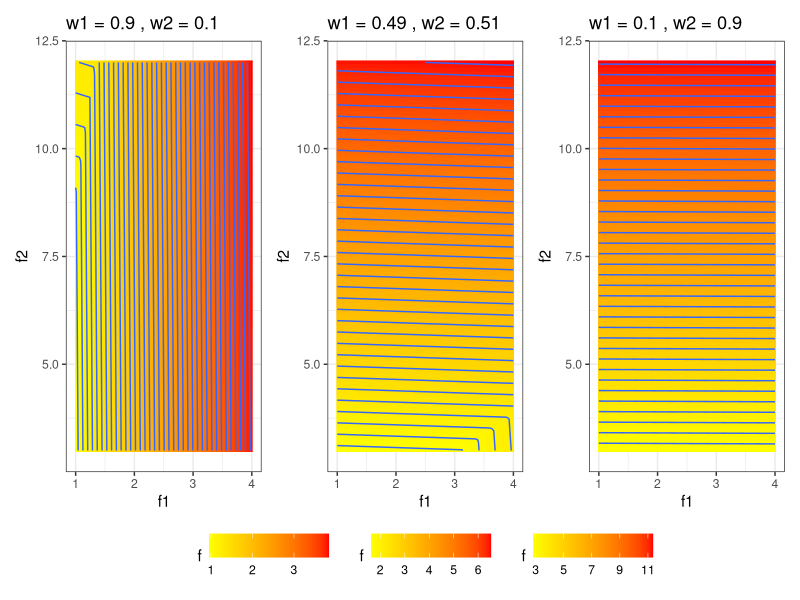

Reproduce this figure in R.
# ------------------------------------------------------------------------------
# multicrit

# FIG: generate a plot of the Pareto fronts
# ------------------------------------------------------------------------------

set.seed(1L)

library(ggplot2)
library(patchwork)
theme_set(theme_bw())

# ------------------------------------------------------------------------------

res = 100
x_range = c(0,3)

# we need an equidistant grid on y1,y2 for ggplot2, therefore we use inverted functions
# only works if fun1 and fun2 are not correlated
fun2 = function(x) 3 * (x - 2)^2
fun2_inv = function(y) 2 + sqrt(y)/sqrt(3) # only for x positive!

fun1 = function(x) (x - 1)^2
fun1_inv = function(y) 1 + sqrt(y) # only for x positive!

y1_range = fun1(x_range)
y2_range = fun2(x_range)

y1_seq = do.call(seq, c(as.list(y1_range), length.out = res))
y2_seq = do.call(seq, c(as.list(y2_range), length.out = res))

x1_seq = fun1_inv(y1_seq)
x2_seq = fun2_inv(y2_seq)

tscheb = function(y1, y2, w1, w2, rho = 0.05) {
  max(y1*w1, y2*w2) + rho*(y1*w1 + y2*w2)
}

xgrid = expand.grid(y1=y1_seq, y2=y2_seq)

plotSpace = function(w1, w2) {

  if (FALSE) {
    w1 = 0.1; w2 = 0.9
  }

  x = xgrid

  x$f = mapply(tscheb, y1 = x$y1, y2 = x$y2, MoreArgs = list(w1 = w1, w2 = w2))

  g = ggplot(x, aes(x = y1, y = y2, fill = f, z = f))
  g = g + geom_raster() + geom_contour(bins = 40)
  g = g + theme(legend.position = "None")
  g = g + scale_fill_gradientn(colours=c("yellow","red"))
  g = g + labs(x = "f1", y = "f2", title = paste("w1 =", w1, ", w2 =", w2))
  g
}

p = plotSpace(0.9, 0.1) + plotSpace(0.49, 0.51) + plotSpace(0.1, 0.9) +
  plot_layout(nrow = 1, guides = "collect") &
  theme(legend.position = "bottom")
if (interactive()) print(p)
# ../figure_man/parego_viz is a cropped version
